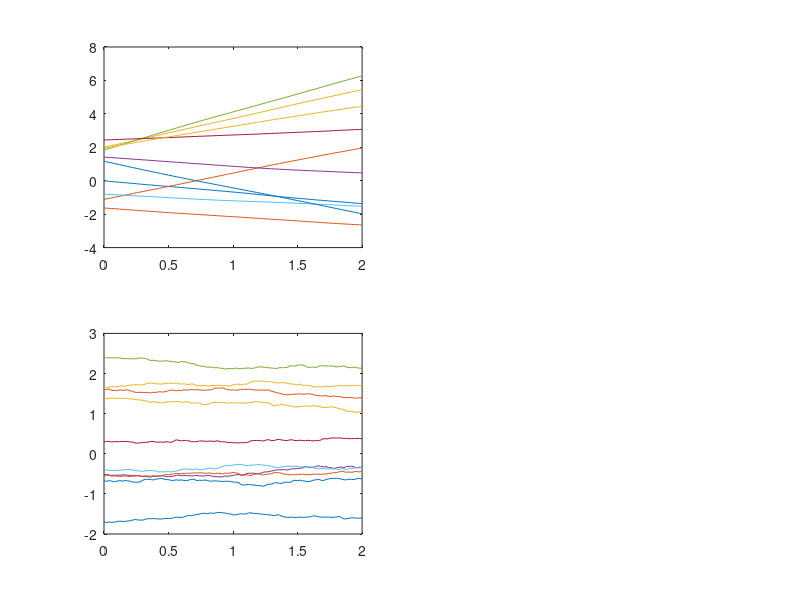

This figure's MATLAB source: (Note: this script raises an error after producing the figure.)
%SINE_DEMO Kalman filtering of noisy sine signal

dt=0.02; t_end=2;               % time step and time span
sd=0.1;                         % measurement std dev
omega=pi;                       % sinusoid radian frequency 

t=0:dt:t_end; nt=length(t);     % time values
X=sin(omega*t);                 % sine signal
Y=X(2:end)+sd*randn(1,nt-1);    % noisy signal
rng(42)                         % random number generator seed

%% Plot some discrete-random-walk-velocity (DRWV) process paths
q=0.01;                           % random-walk step variance
m0=[0;0]; P0=diag([2,2]);       % state prior mean and covariance
A=[1 dt;0 1]; Q=diag([0,q*dt]); % process model
n=length(m0);                   % state dimension
npath=10;
figure(1), clf
for ipath=1:npath
    x=zeros(n,nt);
    x(:,1)=mvnrnd(m0,P0)';
    for k=2:nt,x(:,k)=A*x(:,k-1)+mvnrnd([0;0],Q)'; end
    subplot(221),plot(t,x(1,:)),hold on
    subplot(223),plot(t,x(2,:)),hold on
end
subplot(221),ylabel('x_1','rot',0)
subplot(223),xlabel('t'),ylabel('x_2','rot',0)

%% Use the DRWV model to filter the noisy signal
H=[1 0]; R=sd^2;         % measurement model
M=m0; P=P0;              % state prior mean and covariance
m=zeros(1,nt);
m(1)=M(1); 
for k=2:nt
    [M,P]=kf_predict(M,P,A,Q);
    [M,P]=kf_update(M,P,Y(k-1),H,R);
    m(k)=M(1);
end

subplot(222),plot(t,m,'r-',t,X,'k-',t(2:end),Y,'b.')
subplot(224),plot(t,m-X,'r-',t(2:end),Y-X(2:end),'b.')
ylabel('error','rot',0),xlabel('t')

%% answers and my analysis

% q = 1
% q = 10
% I found that velocity and position varies a lot more with q = 10 than q =
% 1. Also increasing to q = 100 makes bigger differences in velocity and
% position. In those cases filtering and estimation results didn't
% differ(in my opinion)

% for q = 0.01 and q = 0.1 estimation results got worse and error was
% bigger. With q = 10000 the estimation "follows" almost exactly
% measurement points, so this can't be good estimation.

% so q = 10 is best result in my opinion for this case. Too small q gives
% too little effect on simulation and too big q gives too much effect on
% simulation


